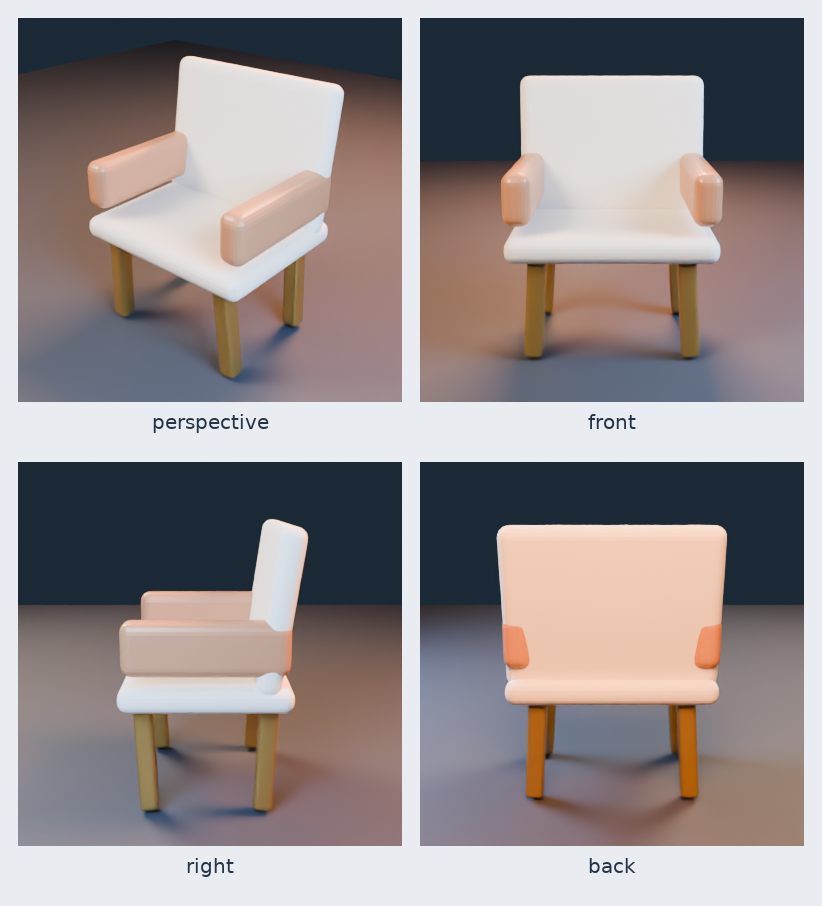
#> input picture examples/modeling/generated/lounge-chair-contact-sheet.png, 822 x 906 px
$ python -i render.py   (imports and definitions only)
#> lines starting #> are read from the running program, lines starting #| are printed output that depends on the picture
from __future__ import annotations

import math
import shutil
from collections.abc import Iterable
from pathlib import Path
from typing import Any

import pypdfium2 as pdfium
from PIL import Image, ImageChops, ImageDraw, ImageFont, ImageOps, ImageStat

from .errors import UnsupportedDocumentError
from .office_runtime import convert_with_office
from .security import detect_format
from .util import sha256_file, write_json


# [115 lines left out: functions raster_pdf, _font, create_contact_sheets, not called in this run]


def analyze_page_image(path: str | Path) -> dict[str, Any]:
    with Image.open(path) as image:
#> image is the input picture: PIL image 822x906 RGB; mean R, G, B 148.5, 141.4, 142
        rgb = image.convert("RGB")
        gray = ImageOps.grayscale(rgb)
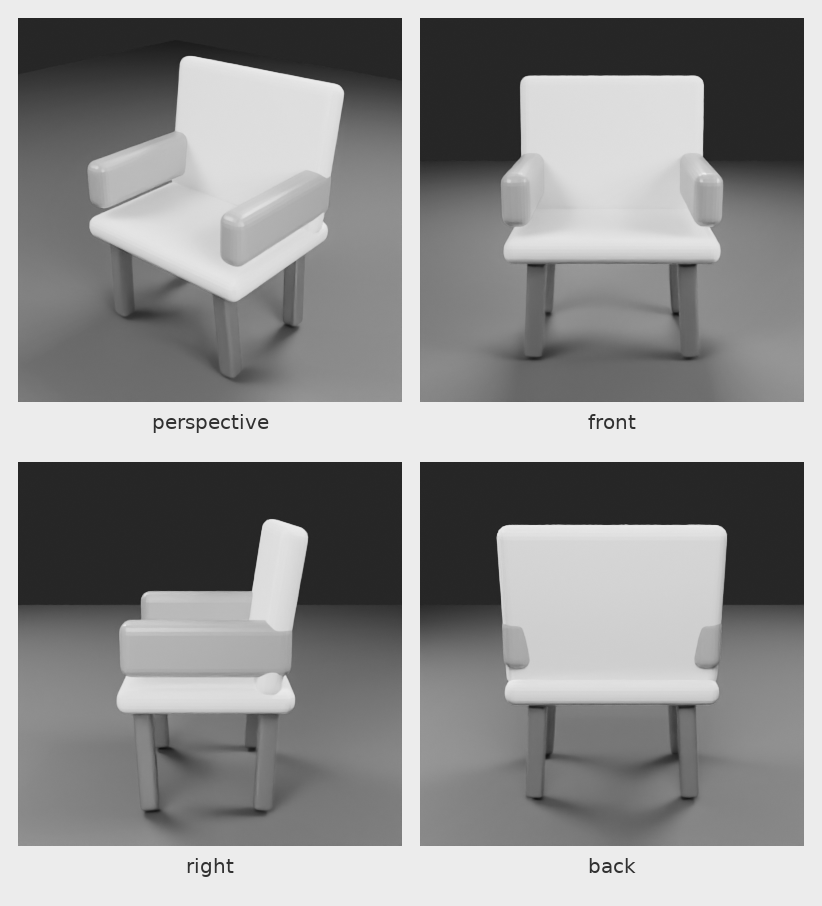
#> gray: PIL image 822x906 L; min 17, max 238, mean 143.5
        stat = ImageStat.Stat(gray)
        white = Image.new("L", gray.size, 255)
#> white: PIL image 822x906 L; every value is 255
        difference = ImageChops.difference(gray, white)
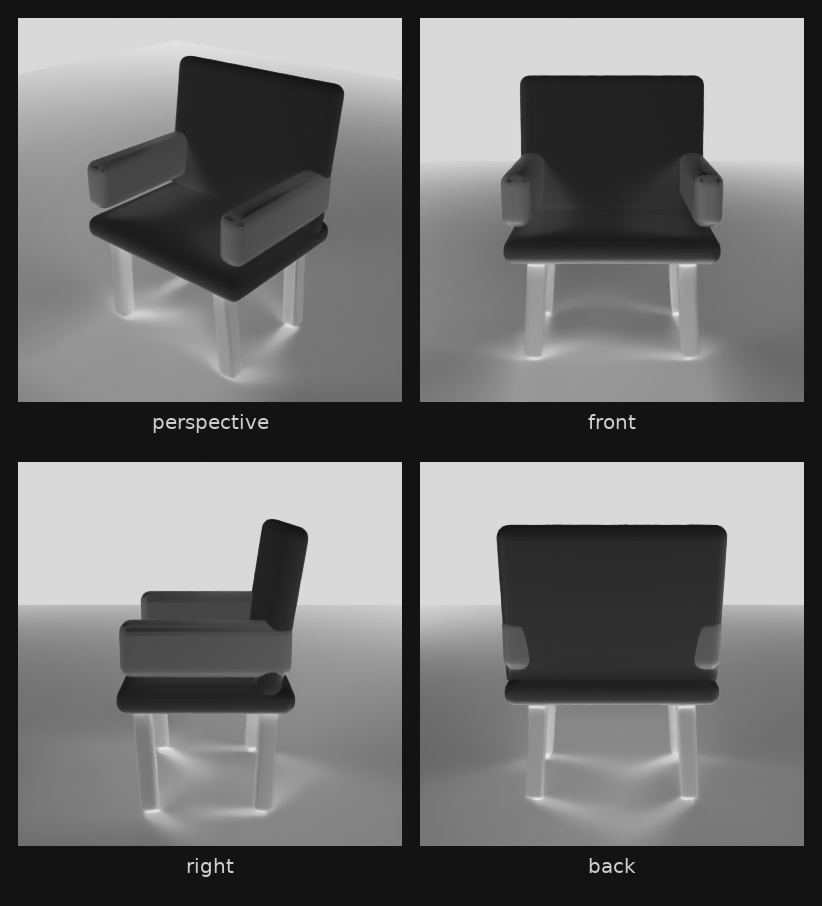
#> difference: PIL image 822x906 L; min 17, max 238, mean 111.5
        bbox = difference.point(lambda value: 255 if value > 8 else 0).getbbox()
#> bbox = (0, 0, 822, 906)
        histogram = gray.histogram()
#> histogram = 256 values, max 153100 at index 236, min 0 at index 0, mean 2909.1
        total = max(1, gray.width * gray.height)
#> total = 744732
        dark = sum(histogram[:245])
#> dark = 744732
        very_dark = sum(histogram[:80])
#> very_dark = 166947
        border = max(2, min(gray.size) // 100)
#> border = 8
        border_pixels = []
        border_pixels.extend(gray.crop((0, 0, gray.width, border)).tobytes())
        border_pixels.extend(gray.crop((0, gray.height - border, gray.width, gray.height)).tobytes())
        border_pixels.extend(gray.crop((0, 0, border, gray.height)).tobytes())
        border_pixels.extend(gray.crop((gray.width - border, 0, gray.width, gray.height)).tobytes())
        edge_ink = sum(1 for pixel in border_pixels if pixel < 245) / max(1, len(border_pixels))
#> edge_ink = 1
        return {
            "path": str(path),
            "width": rgb.width,
            "height": rgb.height,
            "mean_luminance": round(stat.mean[0], 3),
            "ink_coverage": round(dark / total, 6),
            "very_dark_coverage": round(very_dark / total, 6),
            "content_bbox": list(bbox) if bbox else None,
            "edge_ink_coverage": round(edge_ink, 6),
            "likely_blank": dark / total < 0.0005,
            "possible_edge_clipping": edge_ink > 0.02,
        }


# [52 lines left out: function render_document, not called in this run]

>>> result = analyze_page_image('../../examples/modeling/generated/lounge-chair-contact-sheet.png')
#> result = 10 items
